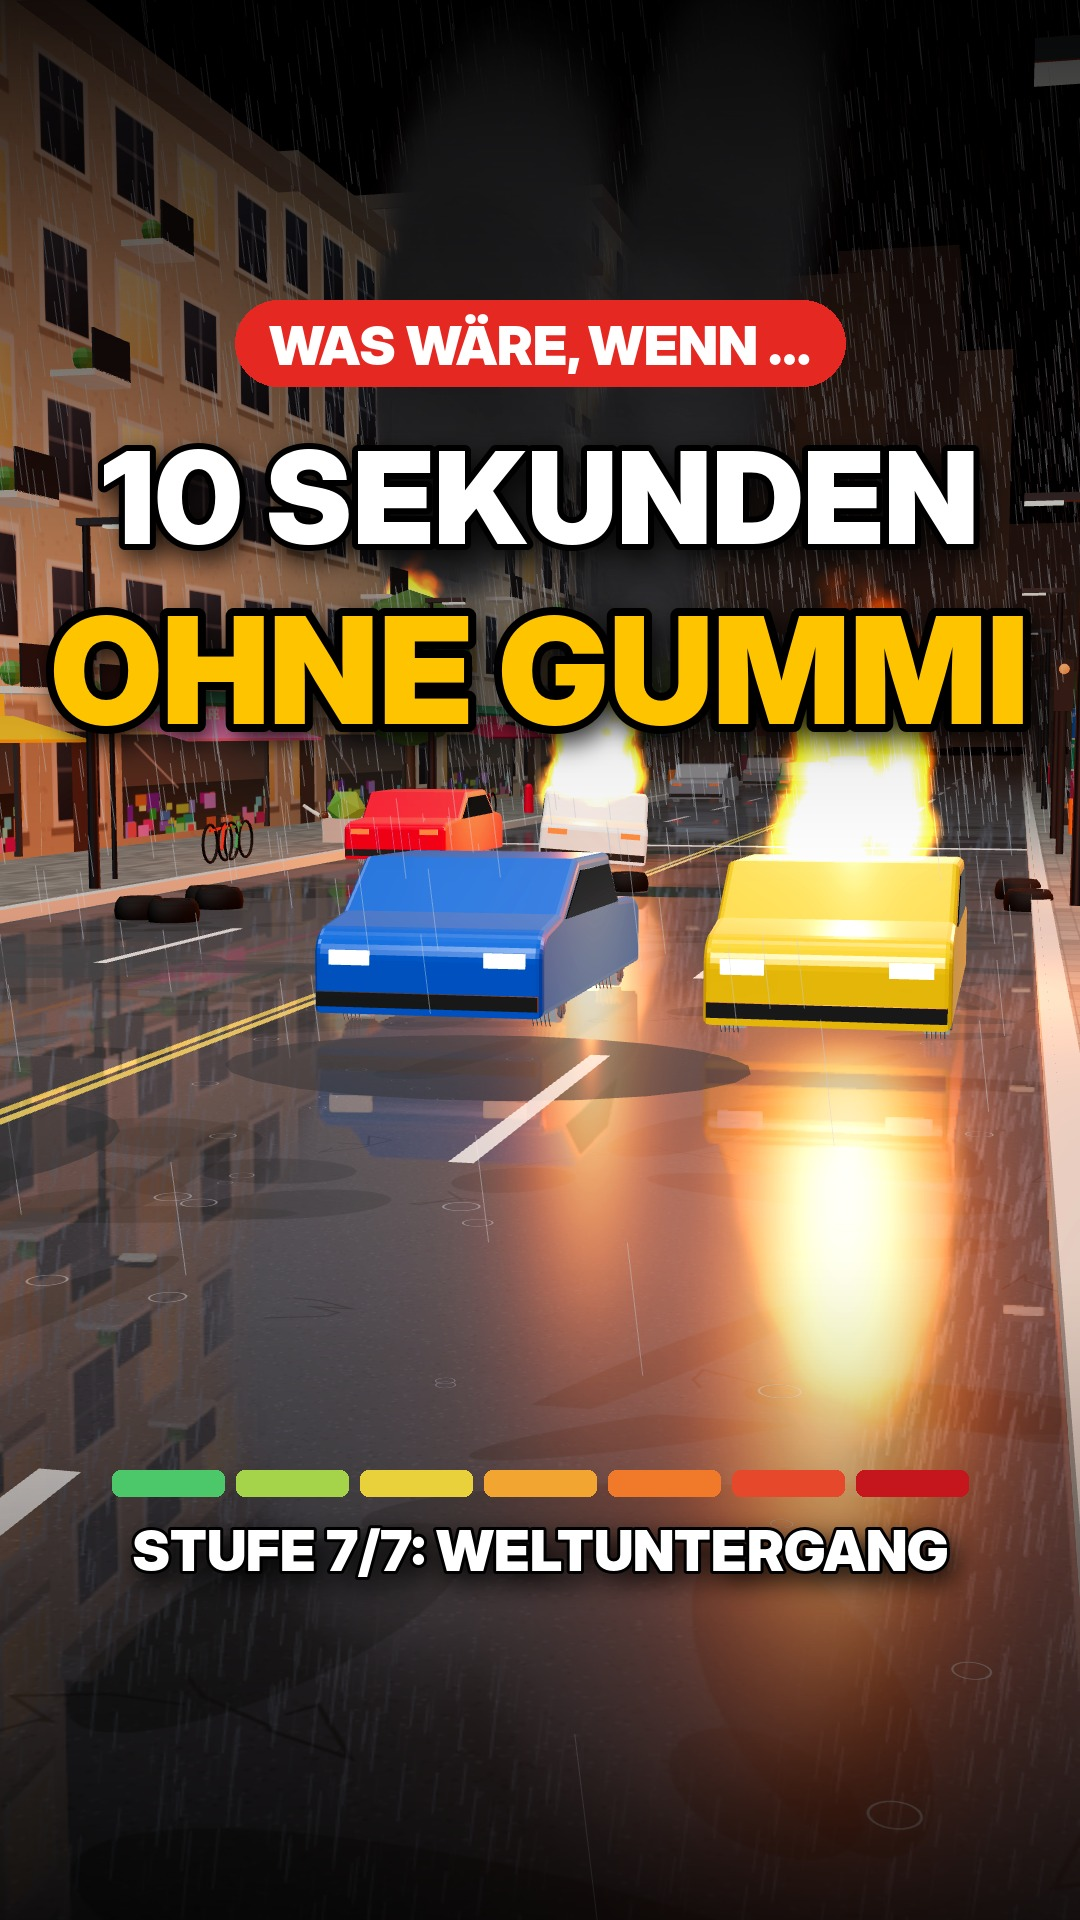

The Python source for this figure:
# Erzeugt thumbnail.jpg (1080x1920) aus einem sauberen Einzelbild (src/still.js) mit großer Schrift.
# python3 thumbnail.py clean_2220.png
import sys
from PIL import Image, ImageDraw, ImageFont, ImageFilter, ImageEnhance
F = '/usr/share/fonts/opentype/inter/'
W, H = 1080, 1920
img = Image.open(sys.argv[1]).convert('RGB').resize((W, H))
img = ImageEnhance.Contrast(ImageEnhance.Color(img).enhance(1.25)).enhance(1.12)
# Verläufe oben/unten für Lesbarkeit
ov = Image.new('L', (W, H), 0); d = ImageDraw.Draw(ov)
for y in range(H):
    a = 0
    if y < 900: a = int(215 * (1 - y / 900) ** 1.4)
    if y > 1250: a = max(a, int(200 * ((y - 1250) / 670) ** 1.3))
    d.line([(0, y), (W, y)], fill=a)
img = Image.composite(Image.new('RGB', (W, H), (0, 0, 0)), img, ov)
draw = ImageDraw.Draw(img)

def text(cx, y, s, font, fill, stroke=0, sc=(0, 0, 0), shadow=True):
    w = draw.textlength(s, font=font)
    x = cx - w / 2
    if shadow:
        sh = Image.new('RGBA', (W, H), (0, 0, 0, 0)); ImageDraw.Draw(sh).text((x + 6, y + 10), s, font=font, fill=(0, 0, 0, 200), stroke_width=stroke, stroke_fill=(0, 0, 0, 200))
        img.paste(sh.filter(ImageFilter.GaussianBlur(12)), (0, 0), sh.filter(ImageFilter.GaussianBlur(12)))
    draw.text((x, y), s, font=font, fill=fill, stroke_width=stroke, stroke_fill=sc)

def fit(s, path, maxw, start):
    size = start
    while ImageFont.truetype(path, size).getlength(s) > maxw: size -= 4
    return ImageFont.truetype(path, size)

# Kicker-Pille
k = ImageFont.truetype(F + 'InterDisplay-Black.otf', 54); ks = 'WAS WÄRE, WENN …'
kw = draw.textlength(ks, font=k)
draw.rounded_rectangle([(W - kw) / 2 - 34, 300, (W + kw) / 2 + 34, 386], 43, fill=(229, 40, 34))
draw.text(((W - kw) / 2, 312), ks, font=k, fill='white')
# Hauptzeilen
text(W / 2, 420, '10 SEKUNDEN', fit('10 SEKUNDEN', F + 'InterDisplay-Black.otf', 900, 160), 'white', 6)
text(W / 2, 580, 'OHNE GUMMI', fit('OHNE GUMMI', F + 'InterDisplay-Black.otf', 980, 220), (255, 196, 0), 8)
# Stufenbalken unten (im 3:4-Ausschnitt des Profilrasters)
cols = ['#4cc76a', '#a5d34a', '#e8d13a', '#f3a531', '#f07a2a', '#e5482b', '#c4161c']
bw, gap, y0 = 112, 12, 1470
x0 = (W - (7 * bw + 6 * gap)) / 2
for i, c in enumerate(cols):
    draw.rounded_rectangle([x0 + i * (bw + gap), y0, x0 + i * (bw + gap) + bw, y0 + 26], 8, fill=c)
text(W / 2, 1516, 'STUFE 7/7: WELTUNTERGANG', fit('STUFE 7/7: WELTUNTERGANG', F + 'InterDisplay-Black.otf', 860, 64), 'white', 3)
img.save('thumbnail.jpg', quality=92)
img.crop((0, 240, W, 1680)).resize((540, 720)).save(sys.argv[2] if len(sys.argv) > 2 else '/dev/null', 'JPEG') if len(sys.argv) > 2 else None
